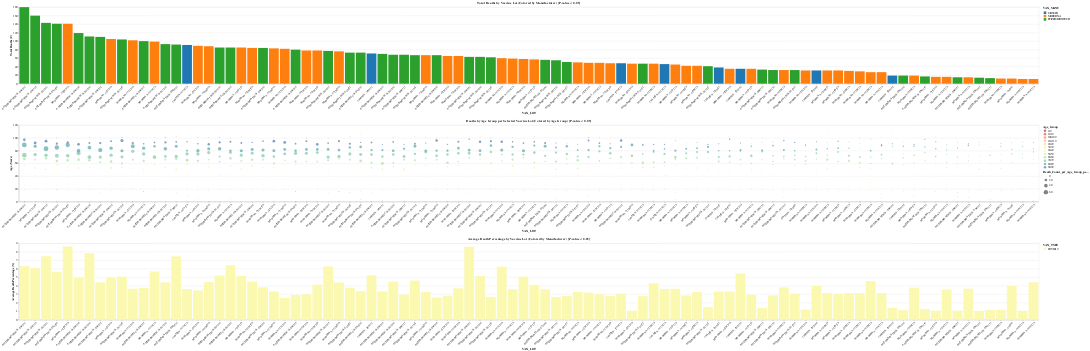

Notebook code for this chart:
### Code cell
invalid_lots = ["unknown","UNKNOWN","unk","Unknown"]
invalid_type = ["UNK"]

df_filtered = df.groupby('VAX_LOT').filter(lambda x: x['Death_Count_per_VAX_LOT'].min() > 10)
df_filtered = df_filtered[df_filtered.VAX_MANU.str.find("UNKNOWN")==-1]
df_filtered = df_filtered[df_filtered["P-value"]<0.05]
df_filtered = df_filtered.groupby("VAX_LOT").filter(lambda x: x["Death_Percentage_per_VAX_LOT"].min() > 1)
df_filtered = df_filtered[~df_filtered['VAX_LOT'].isin(invalid_lots)]
df_filtered = df_filtered[~df_filtered['VAX_TYPE'].isin(invalid_type)]
df_filtered["VAX_LOT"] = [w+": "+z for w, z in zip(df_filtered["VAX_MANU"], df_filtered["VAX_LOT"])]


df_filtered = df_filtered.drop_duplicates(["VAX_LOT", "Age_Group"])
df_filtered = df_filtered.reset_index().drop("index",axis=1)
selection = alt.selection_multi(fields=['VAX_LOT'], bind='legend')

histogram = alt.Chart(df_filtered).mark_bar().encode(
    x=alt.X("VAX_LOT", sort=alt.EncodingSortField(
        field="Death_Count_per_Age_Group_per_VAX_LOT", 
        order="descending"
    ), axis=alt.Axis(labelAngle=-45)),  
    y=alt.Y("sum(Death_Count_per_Age_Group_per_VAX_LOT):Q", title="Total Deaths (#)"),  
    color=alt.Color('VAX_MANU:N', scale=alt.Scale(scheme='category10')),  
    tooltip=[alt.Tooltip("VAX_LOT", title="Vaccine Lot"), 
        alt.Tooltip("VAX_TYPE", title="Vaccine TYPE"),
            alt.Tooltip("Death_Count_per_VAX_LOT", title="Total Deaths (Lot)"),
            alt.Tooltip("Total_Count_per_VAX_LOT", title="Total Count (Lot)"),
        alt.Tooltip("Death_Percentage_per_VAX_LOT", title="Death % (Lot)"),
                alt.Tooltip("P-value", title="P-value (Lot)"),]
).add_selection(
    selection
).properties(
    width=4000,
    title="Total Deaths by Vaccine Lot (Colored by Manufacturer) [P-value < 0.05]"
)

scatter = alt.Chart(df_filtered).mark_circle().encode(
    x=alt.X("VAX_LOT", sort=alt.EncodingSortField(
        field="Death_Count_per_VAX_LOT",  
        order="descending"
    ), axis=alt.Axis(labelAngle=-45)),  
    y=alt.Y("AGE_YRS",title="Age (Years)"),
    color=alt.Color('Age_Group:N', scale=alt.Scale(scheme='spectral')),  
    size="Death_Count_per_Age_Group_per_VAX_LOT",
    tooltip=[
        alt.Tooltip("Age_Group", title="Age Group"),
        alt.Tooltip("VAX_TYPE", title="Vaccine TYPE"),
        alt.Tooltip("VAX_LOT", title="Vaccine Lot"),
        alt.Tooltip("VAX_MANU", title="Vaccine Manufacturer"),  
        alt.Tooltip("Death_Count_per_VAX_LOT", title="Total Deaths (Lot)"),
        alt.Tooltip("Death_Percentage_per_VAX_LOT", title="Death % (Lot)"),
        alt.Tooltip("Death_Percentage_per_Age_Group_per_VAX_LOT", title="Death % (Age Group, Lot)"),
        alt.Tooltip("Death_Count_per_Age_Group_per_VAX_LOT", title="Death Count (Age Group, Lot)"),
            alt.Tooltip("Total_Count_per_VAX_LOT", title="Total Count (Lot)"),

    ]
).transform_filter(
    selection
).properties(
    width=4000,
    title="Deaths by Age Group per Selected Vaccine Lot (Colored by Age Group) [P-value < 0.05]"
)

final_chart = alt.vconcat(histogram, scatter).resolve_scale(
    color='independent' ,
    size='independent' 
)
# Create a new chart to visualize deaths by VAX_LOT with death percentage
vax_type_chart = alt.Chart(df_filtered).mark_bar().encode(
    x=alt.X("VAX_LOT", sort=alt.EncodingSortField(
        field="Death_Count_per_Age_Group_per_VAX_LOT", 
        order="descending"
    ), axis=alt.Axis(labelAngle=-45)),  
    y=alt.Y("mean(Death_Percentage_per_VAX_LOT):Q", title="Average Death Percentage (%)"),  
    color=alt.Color('VAX_TYPE:N', scale=alt.Scale(scheme='spectral')),  
    tooltip=[alt.Tooltip("VAX_LOT", title="Vaccine Lot"), 
             alt.Tooltip("VAX_TYPE", title="Vaccine TYPE"),
             alt.Tooltip("mean(Death_Percentage_per_VAX_LOT):Q", title="Avg. Death % (Lot)"),
             alt.Tooltip("Death_Count_per_VAX_LOT", title="Total Deaths (Lot)"),
             alt.Tooltip("Total_Count_per_VAX_LOT", title="Total Count (Lot)"),
                             alt.Tooltip("P-value", title="P-value (Lot)"),
    ]
).add_selection(
    selection
).properties(
    width=4000,
    title="Average Death Percentage by Vaccine Lot (Colored by Manufacturer) [P-value < 0.05]"
)

final_chart_with_vax_type = alt.vconcat(
    histogram, scatter, vax_type_chart
).resolve_scale(
    color='independent',
    size='independent'
)


final_chart_with_vax_type

### Figure 1 — Vega-Lite specification as saved in the notebook (floating-point values rounded to 4 significant figures; data arrays with more than 128 entries replaced by an {"elided": "..."} marker saying what was removed)
{"config": {"view": {"continuousWidth": 300, "continuousHeight": 300}}, "vconcat": [{"mark": {"type": "bar"}, "encoding": {"color": {"field": "VAX_MANU", "scale": {"scheme": "category10"}, "type": "nominal"}, "tooltip": [{"field": "VAX_LOT", "title": "Vaccine Lot", "type": "nominal"}, {"field": "VAX_TYPE", "title": "Vaccine TYPE", "type": "nominal"}, {"field": "Death_Count_per_VAX_LOT", "title": "Total Deaths (Lot)", "type": "quantitative"}, {"field": "Total_Count_per_VAX_LOT", "title": "Total Count (Lot)", "type": "quantitative"}, {"field": "Death_Percentage_per_VAX_LOT", "title": "Death % (Lot)", "type": "quantitative"}, {"field": "P-value", "title": "P-value (Lot)", "type": "quantitative"}], "x": {"axis": {"labelAngle": -45}, "field": "VAX_LOT", "sort": {"field": "Death_Count_per_Age_Group_per_VAX_LOT", "order": "descending"}, "type": "nominal"}, "y": {"aggregate": "sum", "field": "Death_Count_per_Age_Group_per_VAX_LOT", "title": "Total Deaths (#)", "type": "quantitative"}}, "name": "view_33", "title": "Total Deaths by Vaccine Lot (Colored by Manufacturer) [P-value < 0.05]", "width": 4000}, {"mark": {"type": "circle"}, "encoding": {"color": {"field": "Age_Group", "scale": {"scheme": "spectral"}, "type": "nominal"}, "size": {"field": "Death_Count_per_Age_Group_per_VAX_LOT", "type": "quantitative"}, "tooltip": [{"field": "Age_Group", "title": "Age Group", "type": "ordinal"}, {"field": "VAX_TYPE", "title": "Vaccine TYPE", "type": "nominal"}, {"field": "VAX_LOT", "title": "Vaccine Lot", "type": "nominal"}, {"field": "VAX_MANU", "title": "Vaccine Manufacturer", "type": "nominal"}, {"field": "Death_Count_per_VAX_LOT", "title": "Total Deaths (Lot)", "type": "quantitative"}, {"field": "Death_Percentage_per_VAX_LOT", "title": "Death % (Lot)", "type": "quantitative"}, {"field": "Death_Percentage_per_Age_Group_per_VAX_LOT", "title": "Death % (Age Group, Lot)", "type": "quantitative"}, {"field": "Death_Count_per_Age_Group_per_VAX_LOT", "title": "Death Count (Age Group, Lot)", "type": "quantitative"}, {"field": "Total_Count_per_VAX_LOT", "title": "Total Count (Lot)", "type": "quantitative"}], "x": {"axis": {"labelAngle": -45}, "field": "VAX_LOT", "sort": {"field": "Death_Count_per_VAX_LOT", "order": "descending"}, "type": "nominal"}, "y": {"field": "AGE_YRS", "title": "Age (Years)", "type": "quantitative"}}, "title": "Deaths by Age Group per Selected Vaccine Lot (Colored by Age Group) [P-value < 0.05]", "transform": [{"filter": {"param": "param_12"}}], "width": 4000}, {"mark": {"type": "bar"}, "encoding": {"color": {"field": "VAX_TYPE", "scale": {"scheme": "spectral"}, "type": "nominal"}, "tooltip": [{"field": "VAX_LOT", "title": "Vaccine Lot", "type": "nominal"}, {"field": "VAX_TYPE", "title": "Vaccine TYPE", "type": "nominal"}, {"aggregate": "mean", "field": "Death_Percentage_per_VAX_LOT", "title": "Avg. Death % (Lot)", "type": "quantitative"}, {"field": "Death_Count_per_VAX_LOT", "title": "Total Deaths (Lot)", "type": "quantitative"}, {"field": "Total_Count_per_VAX_LOT", "title": "Total Count (Lot)", "type": "quantitative"}, {"field": "P-value", "title": "P-value (Lot)", "type": "quantitative"}], "x": {"axis": {"labelAngle": -45}, "field": "VAX_LOT", "sort": {"field": "Death_Count_per_Age_Group_per_VAX_LOT", "order": "descending"}, "type": "nominal"}, "y": {"aggregate": "mean", "field": "Death_Percentage_per_VAX_LOT", "title": "Average Death Percentage (%)", "type": "quantitative"}}, "name": "view_34", "title": "Average Death Percentage by Vaccine Lot (Colored by Manufacturer) [P-value < 0.05]", "width": 4000}], "data": {"name": "data-aa96ba6157639a7a644ade8aa8c12432"}, "params": [{"name": "param_12", "select": {"type": "point", "fields": ["VAX_LOT"]}, "bind": "legend", "views": ["view_33", "view_34"]}], "resolve": {"scale": {"color": "independent", "size": "independent"}}, "$schema": "https://vega.github.io/schema/vega-lite/v5.8.0.json", "datasets": {"data-aa96ba6157639a7a644ade8aa8c12432": {"elided": "1026 records"}}}
